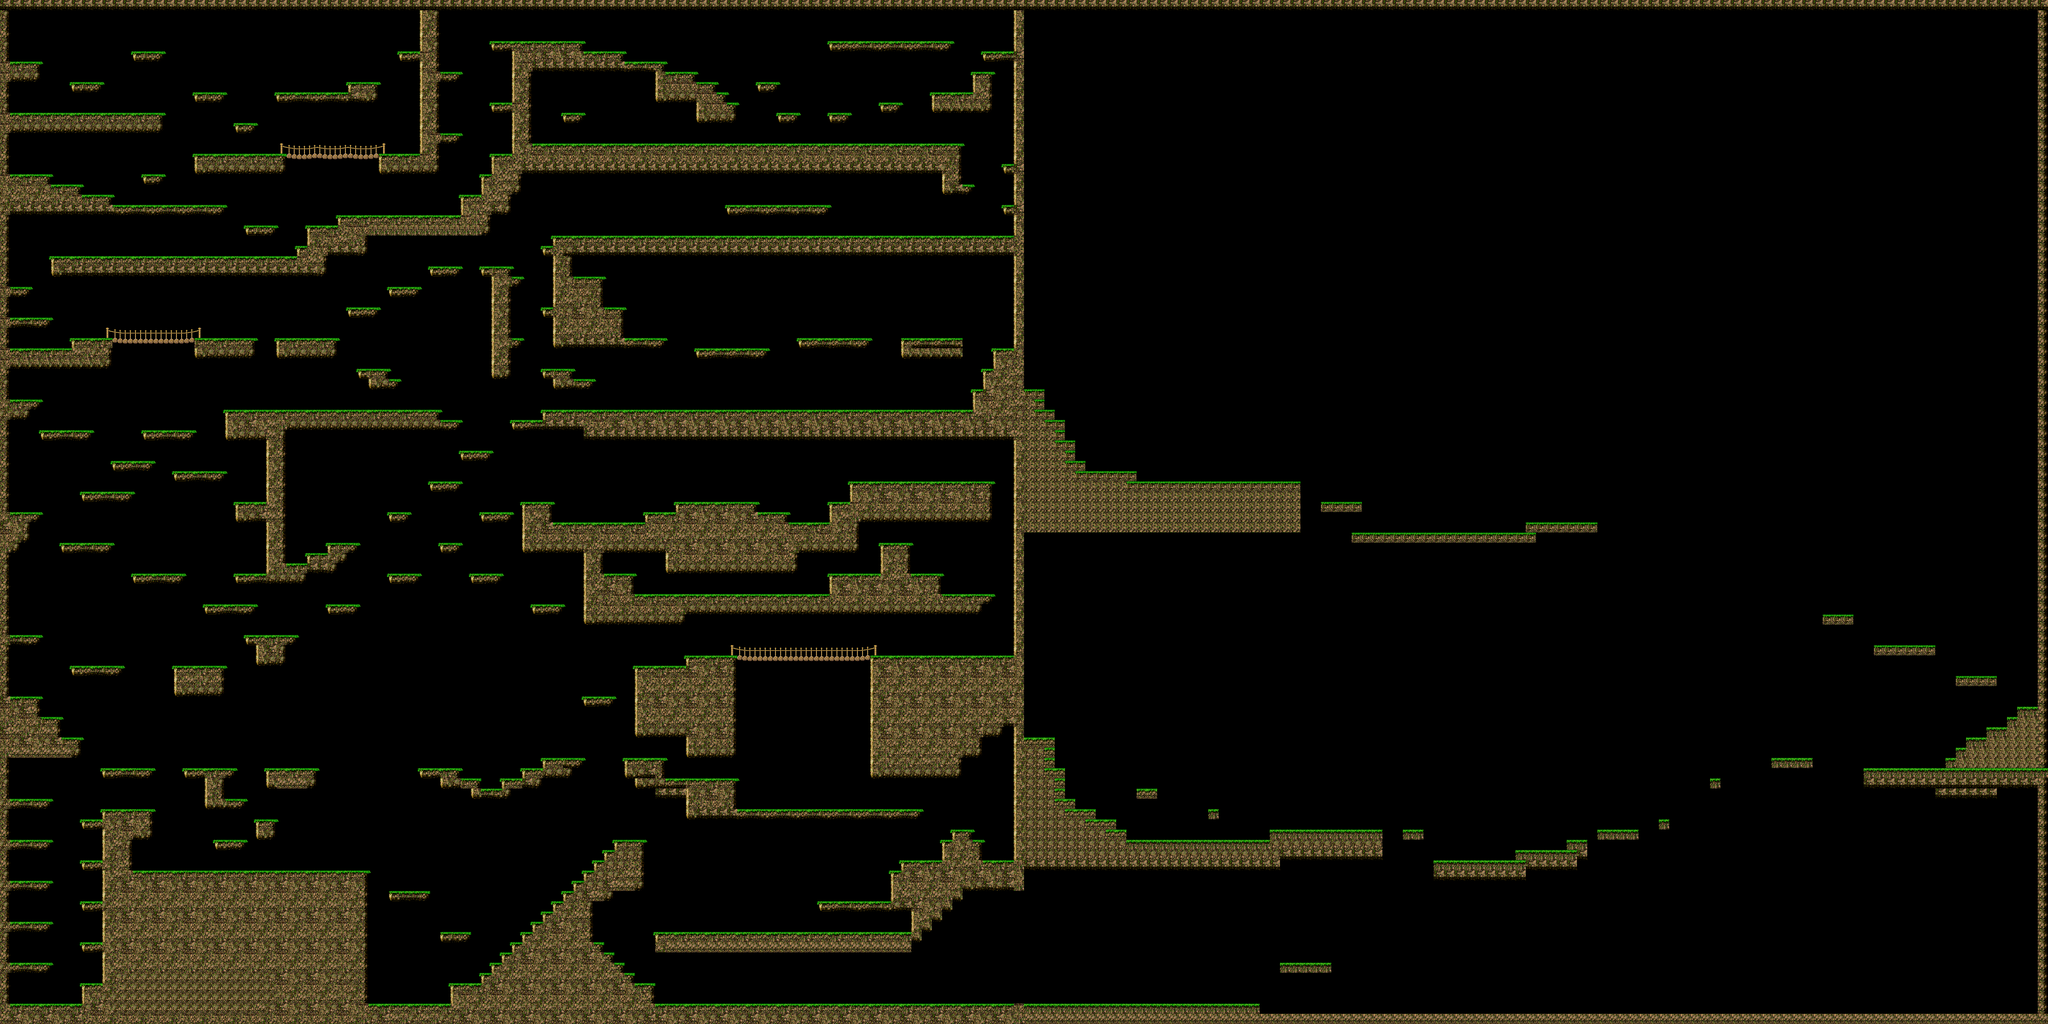

Tiled map render using the project's own tile images. Description and the map definition, with tile-layer contents summarised, below:
An orthogonal 200x100 tile map with 32x32 px tiles, 2 tile layers (Teto, layer2), 2 hidden layers not drawn and 44 objects.

<map version="1.10" tiledversion="1.11.2" orientation="orthogonal" renderorder="right-down" width="200" height="100" tilewidth="32" tileheight="32" infinite="0" nextlayerid="8" nextobjectid="40">
 <tileset firstgid="1" name="stage1tile1" tilewidth="32" tileheight="32" tilecount="192" columns="8">
  <image source="mylevel1_tiles.png" width="256" height="768" />
  <tile id="9">
   <objectgroup draworder="index" id="2">
    <object id="1" x="0" y="0" width="32" height="32" />
   </objectgroup>
  </tile>
  <tile id="10">
   <objectgroup draworder="index" id="2">
    <object id="1" x="0" y="0" width="32" height="32" />
   </objectgroup>
  </tile>
  <tile id="11">
   <objectgroup draworder="index" id="2">
    <object id="1" x="0" y="0" width="32" height="32" />
   </objectgroup>
  </tile>
  <tile id="12">
   <objectgroup draworder="index" id="2">
    <object id="1" x="0" y="0" width="32" height="32" />
   </objectgroup>
  </tile>
  <tile id="13">
   <objectgroup draworder="index" id="2">
    <object id="1" x="0" y="0" width="32" height="32" />
   </objectgroup>
  </tile>
  <tile id="17">
   <objectgroup draworder="index" id="2">
    <object id="1" x="0" y="0" width="32" height="32" />
   </objectgroup>
  </tile>
  <tile id="18">
   <objectgroup draworder="index" id="2">
    <object id="1" x="0" y="0" width="32" height="32" />
   </objectgroup>
  </tile>
  <tile id="19">
   <objectgroup draworder="index" id="2">
    <object id="1" x="0" y="0" width="32" height="32" />
   </objectgroup>
  </tile>
  <tile id="20">
   <objectgroup draworder="index" id="2">
    <object id="1" x="0" y="0" width="32" height="32" />
   </objectgroup>
  </tile>
  <tile id="21">
   <objectgroup draworder="index" id="2">
    <object id="1" x="0" y="0" width="32" height="32" />
   </objectgroup>
  </tile>
  <tile id="22">
   <objectgroup draworder="index" id="2">
    <object id="1" x="0" y="0" width="32" height="32" />
   </objectgroup>
  </tile>
  <tile id="23">
   <objectgroup draworder="index" id="2">
    <object id="1" x="0" y="0" width="32" height="32" />
   </objectgroup>
  </tile>
  <tile id="25">
   <objectgroup draworder="index" id="2">
    <object id="1" x="0" y="0" width="32" height="32" />
   </objectgroup>
  </tile>
  <tile id="26">
   <objectgroup draworder="index" id="2">
    <object id="1" x="0" y="0" width="32" height="32" />
   </objectgroup>
  </tile>
  <tile id="27">
   <objectgroup draworder="index" id="2">
    <object id="1" x="0" y="0" width="32" height="32" />
   </objectgroup>
  </tile>
  <tile id="28">
   <objectgroup draworder="index" id="2">
    <object id="1" x="0" y="0" width="32" height="32" />
   </objectgroup>
  </tile>
  <tile id="29">
   <objectgroup draworder="index" id="2">
    <object id="1" x="0" y="0" width="32" height="32" />
   </objectgroup>
  </tile>
  <tile id="30">
   <objectgroup draworder="index" id="2">
    <object id="1" x="0" y="0" width="32" height="32" />
   </objectgroup>
  </tile>
  <tile id="31">
   <objectgroup draworder="index" id="2">
    <object id="1" x="0" y="0" width="32" height="32" />
   </objectgroup>
  </tile>
  <tile id="33">
   <objectgroup draworder="index" id="2">
    <object id="1" x="0" y="0" width="32" height="32" />
   </objectgroup>
  </tile>
  <tile id="34">
   <objectgroup draworder="index" id="2">
    <object id="1" x="0" y="0" width="32" height="32" />
   </objectgroup>
  </tile>
  <tile id="35">
   <objectgroup draworder="index" id="2">
    <object id="1" x="0" y="0" width="32" height="32" />
   </objectgroup>
  </tile>
  <tile id="36">
   <objectgroup draworder="index" id="2">
    <object id="1" x="0" y="0" width="32" height="32" />
   </objectgroup>
  </tile>
  <tile id="37">
   <objectgroup draworder="index" id="2">
    <object id="1" x="0" y="0" width="32" height="32" />
   </objectgroup>
  </tile>
  <tile id="38">
   <objectgroup draworder="index" id="2">
    <object id="1" x="0" y="0" width="32" height="32" />
   </objectgroup>
  </tile>
  <tile id="41">
   <objectgroup draworder="index" id="2">
    <object id="1" x="0" y="0" width="32" height="32" />
   </objectgroup>
  </tile>
  <tile id="42">
   <objectgroup draworder="index" id="2">
    <object id="1" x="0" y="0" width="32" height="32" />
   </objectgroup>
  </tile>
  <tile id="43">
   <objectgroup draworder="index" id="2">
    <object id="1" x="0" y="0" width="32" height="32" />
   </objectgroup>
  </tile>
  <tile id="44">
   <objectgroup draworder="index" id="2">
    <object id="1" x="0" y="0" width="32" height="32" />
   </objectgroup>
  </tile>
  <tile id="45">
   <objectgroup draworder="index" id="2">
    <object id="1" x="0" y="0" width="32" height="32" />
   </objectgroup>
  </tile>
  <tile id="49">
   <objectgroup draworder="index" id="2">
    <object id="1" x="0" y="0" width="32" height="32" />
   </objectgroup>
  </tile>
  <tile id="50">
   <objectgroup draworder="index" id="2">
    <object id="1" x="0" y="0" width="32" height="32" />
   </objectgroup>
  </tile>
  <tile id="51">
   <objectgroup draworder="index" id="2">
    <object id="1" x="0" y="0" width="32" height="32" />
   </objectgroup>
  </tile>
  <tile id="52">
   <objectgroup draworder="index" id="2">
    <object id="1" x="0" y="0" width="32" height="32" />
   </objectgroup>
  </tile>
  <tile id="53">
   <objectgroup draworder="index" id="2">
    <object id="1" x="0" y="0" width="32" height="32" />
   </objectgroup>
  </tile>
  <tile id="65">
   <objectgroup draworder="index" id="2">
    <object id="1" x="0" y="0" width="32" height="18" />
   </objectgroup>
  </tile>
  <tile id="66">
   <objectgroup draworder="index" id="2">
    <object id="1" x="0" y="0" width="32" height="19" />
   </objectgroup>
  </tile>
  <tile id="67">
   <objectgroup draworder="index" id="2">
    <object id="1" x="0" y="0" width="32" height="18" />
   </objectgroup>
  </tile>
  <tile id="85">
   <objectgroup draworder="index" id="2">
    <object id="1" x="6" y="0" width="26" height="32" />
   </objectgroup>
  </tile>
  <tile id="86">
   <objectgroup draworder="index" id="2">
    <object id="1" x="0" y="0" width="32" height="32" />
   </objectgroup>
  </tile>
  <tile id="87">
   <objectgroup draworder="index" id="2">
    <object id="1" x="0" y="0" width="26" height="32" />
   </objectgroup>
  </tile>
  <tile id="93">
   <objectgroup draworder="index" id="2">
    <object id="1" x="6" y="0" width="26" height="32" />
   </objectgroup>
  </tile>
  <tile id="94">
   <objectgroup draworder="index" id="2">
    <object id="1" x="0" y="0" width="32" height="32" />
   </objectgroup>
  </tile>
  <tile id="95">
   <objectgroup draworder="index" id="2">
    <object id="1" x="0" y="0" width="26" height="32" />
   </objectgroup>
  </tile>
 </tileset>
 <layer id="6" name="Teto" width="200" height="100">
  <data>[20000 cells, 761 non-empty, 8 distinct tile ids]</data>
 </layer>
 <layer id="7" name="Colisao teto" width="200" height="100" visible="0">
  <data>[20000 cells, 758 non-empty, 1 distinct tile ids]</data>
 </layer>
 <layer id="3" name="layer2" width="200" height="100">
  <data>[20000 cells, 3569 non-empty, 43 distinct tile ids]</data>
 </layer>
 <layer id="4" name="layer1" width="200" height="100" visible="0">
  <data>[20000 cells, 3699 non-empty, 2 distinct tile ids]</data>
 </layer>
</map>
